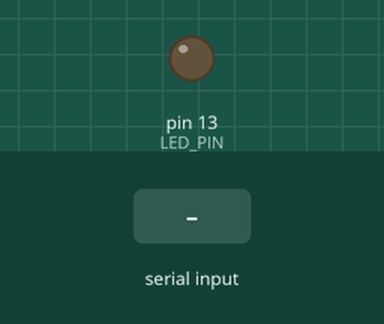
Recording of a sketch running on a simulated Arduino Uno, built with avr-gcc and run on an emulated ATmega328P. Shown: output pins drawn as LEDs (lit = HIGH). Inputs (shaded band) come from the test bench. Pins used as bus, display or sensor lines are not drawn; what the sketch prints to the serial monitor is not drawn.

Above: at 1.2 s.
1.3 s: "1" received over the second serial link
Timing chart, 0 to 4.3 s (numbered marks = the images above; inputs shaded):
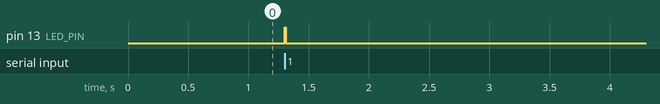

The sketch:

ExampleArduinoRS485Serial.ino
```cpp
#include <SoftwareSerial.h>

const int SSERIAL_RX_PIN = 10;  //Soft Serial Receive pin
const int SSERIAL_TX_PIN = 11;  //Soft Serial Transmit pin
const int SSERIAL_CTRL_PIN = 3;   //RS485 Direction control
const int LED_PIN = 13;
const int RS485_TRANSMIT = HIGH;
const int RS485_RECEIVE = LOW;
const unsigned char SensorRead = 0x03;
const long interval = 1000;

// Create Soft Serial Port object and define pins to use
SoftwareSerial RS485Serial(SSERIAL_RX_PIN, SSERIAL_TX_PIN);

int byteReceived;
int byteSent;
unsigned long previousMillis = 0;
unsigned long currentMillis = millis();
//===============================================================================
//  Initialization
//===============================================================================
void setup()
{
  Serial.begin(19200);         // Start the built-in hardware serial port
  Serial.println("Receiver");

  pinMode(LED_PIN, OUTPUT);   // Configure any output pins
  pinMode(SSERIAL_CTRL_PIN, OUTPUT);

  digitalWrite(SSERIAL_CTRL_PIN, RS485_RECEIVE);  // Put RS485 in receive mode

  RS485Serial.begin(19200);   // Start the RS485 soft serial port
}
//===============================================================================
//  Main
//===============================================================================
void loop()
{
  currentMillis = millis();

  // Check if it's time to send the ping
  if (currentMillis - previousMillis >= interval) {
    previousMillis = currentMillis; // Save the last time a ping was sent

    // Send the ping
    digitalWrite(SSERIAL_CTRL_PIN, RS485_TRANSMIT);  // Put RS485 in Transmit mode
    Serial.print("Sending: ");
    Serial.println(SensorRead);
    RS485Serial.write(SensorRead);                     // Send the byte back to Master
    delay(1);                                        // Wait before going back to Receive mode
    digitalWrite(SSERIAL_CTRL_PIN, RS485_RECEIVE);   // Put RS485 back into Receive mode
  }

  if (RS485Serial.available())        // If data has come in from Master
  {
    byteSent = RS485Serial.read();    // Read the byte
    Serial.write(byteSent);           // Show on local Serial Monitor window
    digitalWrite(LED_PIN, HIGH);      // Show activity on LED
    delay(10);

    digitalWrite(SSERIAL_CTRL_PIN, RS485_RECEIVE);   // Put RS485 back into Receive mode
    digitalWrite(LED_PIN, LOW);                      // Turn LED back off
  }
}
```

Measured:
- after the input at 1.3 s, pin 13 (LED_PIN): LOW → HIGH at once, → LOW 0.01 s later
